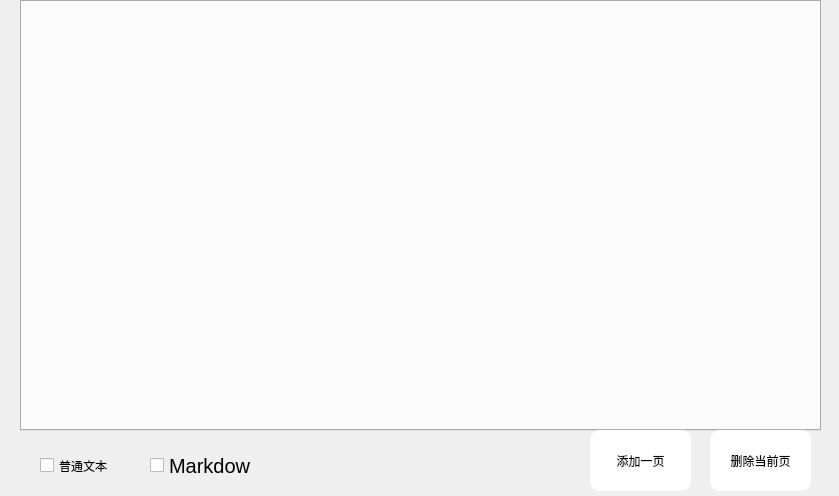
<?xml version="1.0" encoding="UTF-8"?>
<ui version="4.0">
 <class>innertab</class>
 <widget class="QWidget" name="innertab">
  <property name="geometry">
   <rect>
    <x>0</x>
    <y>0</y>
    <width>839</width>
    <height>496</height>
   </rect>
  </property>
  <property name="windowTitle">
   <string>Form</string>
  </property>
  <widget class="QTabWidget" name="tabWidget">
   <property name="geometry">
    <rect>
     <x>20</x>
     <y>0</y>
     <width>801</width>
     <height>431</height>
    </rect>
   </property>
   <property name="styleSheet">
    <string notr="true">QTabBar::tab {
    min-width:90px;
    max-width:200px;
    min-height:25px;
    max-height:38px;
    padding:0px;
    background-color:rgb(139, 0, 18);
    font:18px;
border: 3px solid;
    border-color:rgb(139, 0, 18);
    color:rgb(255,255,255);
}
QTabBar::tab:selected {
  font: 18px;
    min-width:90px;
    max-width:200px;
    min-height:25px;
    max-height:38px;
color:rgb(255,255,255);
  background-color: rgb(228, 52, 62);
border: 3px solid;
    border-color:rgb(228, 52, 62);
}</string>
   </property>
   <property name="currentIndex">
    <number>-1</number>
   </property>
  </widget>
  <widget class="QPushButton" name="addpushButton">
   <property name="geometry">
    <rect>
     <x>590</x>
     <y>430</y>
     <width>101</width>
     <height>61</height>
    </rect>
   </property>
   <property name="styleSheet">
    <string notr="true">QPushButton{
	
	
	font: 20pt &quot;Heiti SC&quot;;
	border-width: 3px;
	border-radius: 10px;
	border-color: rgb(255 ,255, 255); 
	background-color: rgb(255, 255, 255);
	


}
QPushButton:hover { 
background-color: rgb(218, 221, 221);}
QPushButton:hovered { 
background-color: rgb(137, 139, 139)}

</string>
   </property>
   <property name="text">
    <string>添加一页</string>
   </property>
  </widget>
  <widget class="QPushButton" name="deletepushButton">
   <property name="geometry">
    <rect>
     <x>710</x>
     <y>430</y>
     <width>101</width>
     <height>61</height>
    </rect>
   </property>
   <property name="styleSheet">
    <string notr="true">QPushButton{
	
	
	font: 20pt &quot;Heiti SC&quot;;
	border-width: 3px;
	border-radius: 10px;
	border-color: rgb(255 ,255, 255); 
	background-color: rgb(255, 255, 255);
	


}
QPushButton:hover { 
background-color: rgb(218, 221, 221);}
QPushButton:hovered { 
background-color: rgb(137, 139, 139)}

</string>
   </property>
   <property name="text">
    <string>删除当前页</string>
   </property>
  </widget>
  <widget class="QCheckBox" name="texteditcheckBox">
   <property name="geometry">
    <rect>
     <x>40</x>
     <y>450</y>
     <width>101</width>
     <height>31</height>
    </rect>
   </property>
   <property name="styleSheet">
    <string notr="true">font: 14pt &quot;Heiti SC&quot;;</string>
   </property>
   <property name="text">
    <string>普通文本</string>
   </property>
  </widget>
  <widget class="QCheckBox" name="markdowncheckBox">
   <property name="geometry">
    <rect>
     <x>150</x>
     <y>450</y>
     <width>101</width>
     <height>31</height>
    </rect>
   </property>
   <property name="styleSheet">
    <string notr="true">font: 15pt ;</string>
   </property>
   <property name="text">
    <string>Markdown</string>
   </property>
   <property name="tristate">
    <bool>false</bool>
   </property>
  </widget>
 </widget>
 <resources/>
 <connections/>
</ui>
